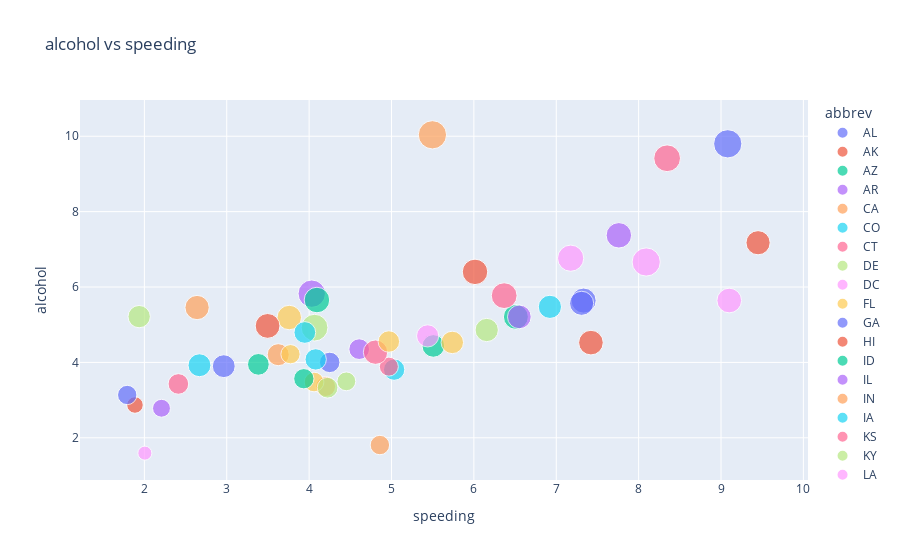

Notebook code cell kept with this figure:
### Markdown cell above
#alcohol vs Speeding
fig=px.scatter(df,x='speeding',y='alcohol',
               color="abbrev",
               size='total',
               title='alcohol vs speeding')
fig.show()

### Code cell
#alcohol vs Speeding
fig=px.scatter(df,x='speeding',y='alcohol',
               color="abbrev",
               size='total',
               title='alcohol vs speeding')
fig.show()

### Figure 1 — Plotly figure (JSON) as saved in the notebook; plotly's stock layout.template omitted (floating-point values rounded to 4 significant figures)
{"data": [{"hovertemplate": "abbrev=AL<br>speeding=%{x}<br>alcohol=%{y}<br>total=%{marker.size}<extra></extra>", "legendgroup": "AL", "marker": {"color": "#636efa", "size": [18.8], "sizemode": "area", "sizeref": 0.05975, "symbol": "circle"}, "mode": "markers", "name": "AL", "orientation": "v", "showlegend": true, "type": "scatter", "x": [7.332], "xaxis": "x", "y": [5.64], "yaxis": "y"}, {"hovertemplate": "abbrev=AK<br>speeding=%{x}<br>alcohol=%{y}<br>total=%{marker.size}<extra></extra>", "legendgroup": "AK", "marker": {"color": "#EF553B", "size": [18.1], "sizemode": "area", "sizeref": 0.05975, "symbol": "circle"}, "mode": "markers", "name": "AK", "orientation": "v", "showlegend": true, "type": "scatter", "x": [7.421], "xaxis": "x", "y": [4.525], "yaxis": "y"}, {"hovertemplate": "abbrev=AZ<br>speeding=%{x}<br>alcohol=%{y}<br>total=%{marker.size}<extra></extra>", "legendgroup": "AZ", "marker": {"color": "#00cc96", "size": [18.6], "sizemode": "area", "sizeref": 0.05975, "symbol": "circle"}, "mode": "markers", "name": "AZ", "orientation": "v", "showlegend": true, "type": "scatter", "x": [6.51], "xaxis": "x", "y": [5.208], "yaxis": "y"}, {"hovertemplate": "abbrev=AR<br>speeding=%{x}<br>alcohol=%{y}<br>total=%{marker.size}<extra></extra>", "legendgroup": "AR", "marker": {"color": "#ab63fa", "size": [22.4], "sizemode": "area", "sizeref": 0.05975, "symbol": "circle"}, "mode": "markers", "name": "AR", "orientation": "v", "showlegend": true, "type": "scatter", "x": [4.032], "xaxis": "x", "y": [5.824], "yaxis": "y"}, {"hovertemplate": "abbrev=CA<br>speeding=%{x}<br>alcohol=%{y}<br>total=%{marker.size}<extra></extra>", "legendgroup": "CA", "marker": {"color": "#FFA15A", "size": [12], "sizemode": "area", "sizeref": 0.05975, "symbol": "circle"}, "mode": "markers", "name": "CA", "orientation": "v", "showlegend": true, "type": "scatter", "x": [4.2], "xaxis": "x", "y": [3.36], "yaxis": "y"}, {"hovertemplate": "abbrev=CO<br>speeding=%{x}<br>alcohol=%{y}<br>total=%{marker.size}<extra></extra>", "legendgroup": "CO", "marker": {"color": "#19d3f3", "size": [13.6], "sizemode": "area", "sizeref": 0.05975, "symbol": "circle"}, "mode": "markers", "name": "CO", "orientation": "v", "showlegend": true, "type": "scatter", "x": [5.032], "xaxis": "x", "y": [3.808], "yaxis": "y"}, {"hovertemplate": "abbrev=CT<br>speeding=%{x}<br>alcohol=%{y}<br>total=%{marker.size}<extra></extra>", "legendgroup": "CT", "marker": {"color": "#FF6692", "size": [10.8], "sizemode": "area", "sizeref": 0.05975, "symbol": "circle"}, "mode": "markers", "name": "CT", "orientation": "v", "showlegend": true, "type": "scatter", "x": [4.968], "xaxis": "x", "y": [3.888], "yaxis": "y"}, {"hovertemplate": "abbrev=DE<br>speeding=%{x}<br>alcohol=%{y}<br>total=%{marker.size}<extra></extra>", "legendgroup": "DE", "marker": {"color": "#B6E880", "size": [16.2], "sizemode": "area", "sizeref": 0.05975, "symbol": "circle"}, "mode": "markers", "name": "DE", "orientation": "v", "showlegend": true, "type": "scatter", "x": [6.156], "xaxis": "x", "y": [4.86], "yaxis": "y"}, {"hovertemplate": "abbrev=DC<br>speeding=%{x}<br>alcohol=%{y}<br>total=%{marker.size}<extra></extra>", "legendgroup": "DC", "marker": {"color": "#FF97FF", "size": [5.9], "sizemode": "area", "sizeref": 0.05975, "symbol": "circle"}, "mode": "markers", "name": "DC", "orientation": "v", "showlegend": true, "type": "scatter", "x": [2.006], "xaxis": "x", "y": [1.593], "yaxis": "y"}, {"hovertemplate": "abbrev=FL<br>speeding=%{x}<br>alcohol=%{y}<br>total=%{marker.size}<extra></extra>", "legendgroup": "FL", "marker": {"color": "#FECB52", "size": [17.9], "sizemode": "area", "sizeref": 0.05975, "symbol": "circle"}, "mode": "markers", "name": "FL", "orientation": "v", "showlegend": true, "type": "scatter", "x": [3.759], "xaxis": "x", "y": [5.191], "yaxis": "y"}, {"hovertemplate": "abbrev=GA<br>speeding=%{x}<br>alcohol=%{y}<br>total=%{marker.size}<extra></extra>", "legendgroup": "GA", "marker": {"color": "#636efa", "size": [15.6], "sizemode": "area", "sizeref": 0.05975, "symbol": "circle"}, "mode": "markers", "name": "GA", "orientation": "v", "showlegend": true, "type": "scatter", "x": [2.964], "xaxis": "x", "y": [3.9], "yaxis": "y"}, {"hovertemplate": "abbrev=HI<br>speeding=%{x}<br>alcohol=%{y}<br>total=%{marker.size}<extra></extra>", "legendgroup": "HI", "marker": {"color": "#EF553B", "size": [17.5], "sizemode": "area", "sizeref": 0.05975, "symbol": "circle"}, "mode": "markers", "name": "HI", "orientation": "v", "showlegend": true, "type": "scatter", "x": [9.45], "xaxis": "x", "y": [7.175], "yaxis": "y"}, {"hovertemplate": "abbrev=ID<br>speeding=%{x}<br>alcohol=%{y}<br>total=%{marker.size}<extra></extra>", "legendgroup": "ID", "marker": {"color": "#00cc96", "size": [15.3], "sizemode": "area", "sizeref": 0.05975, "symbol": "circle"}, "mode": "markers", "name": "ID", "orientation": "v", "showlegend": true, "type": "scatter", "x": [5.508], "xaxis": "x", "y": [4.437], "yaxis": "y"}, {"hovertemplate": "abbrev=IL<br>speeding=%{x}<br>alcohol=%{y}<br>total=%{marker.size}<extra></extra>", "legendgroup": "IL", "marker": {"color": "#ab63fa", "size": [12.8], "sizemode": "area", "sizeref": 0.05975, "symbol": "circle"}, "mode": "markers", "name": "IL", "orientation": "v", "showlegend": true, "type": "scatter", "x": [4.608], "xaxis": "x", "y": [4.352], "yaxis": "y"}, {"hovertemplate": "abbrev=IN<br>speeding=%{x}<br>alcohol=%{y}<br>total=%{marker.size}<extra></extra>", "legendgroup": "IN", "marker": {"color": "#FFA15A", "size": [14.5], "sizemode": "area", "sizeref": 0.05975, "symbol": "circle"}, "mode": "markers", "name": "IN", "orientation": "v", "showlegend": true, "type": "scatter", "x": [3.625], "xaxis": "x", "y": [4.205], "yaxis": "y"}, {"hovertemplate": "abbrev=IA<br>speeding=%{x}<br>alcohol=%{y}<br>total=%{marker.size}<extra></extra>", "legendgroup": "IA", "marker": {"color": "#19d3f3", "size": [15.7], "sizemode": "area", "sizeref": 0.05975, "symbol": "circle"}, "mode": "markers", "name": "IA", "orientation": "v", "showlegend": true, "type": "scatter", "x": [2.669], "xaxis": "x", "y": [3.925], "yaxis": "y"}, {"hovertemplate": "abbrev=KS<br>speeding=%{x}<br>alcohol=%{y}<br>total=%{marker.size}<extra></extra>", "legendgroup": "KS", "marker": {"color": "#FF6692", "size": [17.8], "sizemode": "area", "sizeref": 0.05975, "symbol": "circle"}, "mode": "markers", "name": "KS", "orientation": "v", "showlegend": true, "type": "scatter", "x": [4.806], "xaxis": "x", "y": [4.272], "yaxis": "y"}, {"hovertemplate": "abbrev=KY<br>speeding=%{x}<br>alcohol=%{y}<br>total=%{marker.size}<extra></extra>", "legendgroup": "KY", "marker": {"color": "#B6E880", "size": [21.4], "sizemode": "area", "sizeref": 0.05975, "symbol": "circle"}, "mode": "markers", "name": "KY", "orientation": "v", "showlegend": true, "type": "scatter", "x": [4.066], "xaxis": "x", "y": [4.922], "yaxis": "y"}, {"hovertemplate": "abbrev=LA<br>speeding=%{x}<br>alcohol=%{y}<br>total=%{marker.size}<extra></extra>", "legendgroup": "LA", "marker": {"color": "#FF97FF", "size": [20.5], "sizemode": "area", "sizeref": 0.05975, "symbol": "circle"}, "mode": "markers", "name": "LA", "orientation": "v", "showlegend": true, "type": "scatter", "x": [7.175], "xaxis": "x", "y": [6.765], "yaxis": "y"}, {"hovertemplate": "abbrev=ME<br>speeding=%{x}<br>alcohol=%{y}<br>total=%{marker.size}<extra></extra>", "legendgroup": "ME", "marker": {"color": "#FECB52", "size": [15.1], "sizemode": "area", "sizeref": 0.05975, "symbol": "circle"}, "mode": "markers", "name": "ME", "orientation": "v", "showlegend": true, "type": "scatter", "x": [5.738], "xaxis": "x", "y": [4.53], "yaxis": "y"}, {"hovertemplate": "abbrev=MD<br>speeding=%{x}<br>alcohol=%{y}<br>total=%{marker.size}<extra></extra>", "legendgroup": "MD", "marker": {"color": "#636efa", "size": [12.5], "sizemode": "area", "sizeref": 0.05975, "symbol": "circle"}, "mode": "markers", "name": "MD", "orientation": "v", "showlegend": true, "type": "scatter", "x": [4.25], "xaxis": "x", "y": [4], "yaxis": "y"}, {"hovertemplate": "abbrev=MA<br>speeding=%{x}<br>alcohol=%{y}<br>total=%{marker.size}<extra></extra>", "legendgroup": "MA", "marker": {"color": "#EF553B", "size": [8.2], "sizemode": "area", "sizeref": 0.05975, "symbol": "circle"}, "mode": "markers", "name": "MA", "orientation": "v", "showlegend": true, "type": "scatter", "x": [1.886], "xaxis": "x", "y": [2.87], "yaxis": "y"}, {"hovertemplate": "abbrev=MI<br>speeding=%{x}<br>alcohol=%{y}<br>total=%{marker.size}<extra></extra>", "legendgroup": "MI", "marker": {"color": "#00cc96", "size": [14.1], "sizemode": "area", "sizeref": 0.05975, "symbol": "circle"}, "mode": "markers", "name": "MI", "orientation": "v", "showlegend": true, "type": "scatter", "x": [3.384], "xaxis": "x", "y": [3.948], "yaxis": "y"}, {"hovertemplate": "abbrev=MN<br>speeding=%{x}<br>alcohol=%{y}<br>total=%{marker.size}<extra></extra>", "legendgroup": "MN", "marker": {"color": "#ab63fa", "size": [9.6], "sizemode": "area", "sizeref": 0.05975, "symbol": "circle"}, "mode": "markers", "name": "MN", "orientation": "v", "showlegend": true, "type": "scatter", "x": [2.208], "xaxis": "x", "y": [2.784], "yaxis": "y"}, {"hovertemplate": "abbrev=MS<br>speeding=%{x}<br>alcohol=%{y}<br>total=%{marker.size}<extra></extra>", "legendgroup": "MS", "marker": {"color": "#FFA15A", "size": [17.6], "sizemode": "area", "sizeref": 0.05975, "symbol": "circle"}, "mode": "markers", "name": "MS", "orientation": "v", "showlegend": true, "type": "scatter", "x": [2.64], "xaxis": "x", "y": [5.456], "yaxis": "y"}, {"hovertemplate": "abbrev=MO<br>speeding=%{x}<br>alcohol=%{y}<br>total=%{marker.size}<extra></extra>", "legendgroup": "MO", "marker": {"color": "#19d3f3", "size": [16.1], "sizemode": "area", "sizeref": 0.05975, "symbol": "circle"}, "mode": "markers", "name": "MO", "orientation": "v", "showlegend": true, "type": "scatter", "x": [6.923], "xaxis": "x", "y": [5.474], "yaxis": "y"}, {"hovertemplate": "abbrev=MT<br>speeding=%{x}<br>alcohol=%{y}<br>total=%{marker.size}<extra></extra>", "legendgroup": "MT", "marker": {"color": "#FF6692", "size": [21.4], "sizemode": "area", "sizeref": 0.05975, "symbol": "circle"}, "mode": "markers", "name": "MT", "orientation": "v", "showlegend": true, "type": "scatter", "x": [8.346], "xaxis": "x", "y": [9.416], "yaxis": "y"}, {"hovertemplate": "abbrev=NE<br>speeding=%{x}<br>alcohol=%{y}<br>total=%{marker.size}<extra></extra>", "legendgroup": "NE", "marker": {"color": "#B6E880", "size": [14.9], "sizemode": "area", "sizeref": 0.05975, "symbol": "circle"}, "mode": "markers", "name": "NE", "orientation": "v", "showlegend": true, "type": "scatter", "x": [1.937], "xaxis": "x", "y": [5.215], "yaxis": "y"}, {"hovertemplate": "abbrev=NV<br>speeding=%{x}<br>alcohol=%{y}<br>total=%{marker.size}<extra></extra>", "legendgroup": "NV", "marker": {"color": "#FF97FF", "size": [14.7], "sizemode": "area", "sizeref": 0.05975, "symbol": "circle"}, "mode": "markers", "name": "NV", "orientation": "v", "showlegend": true, "type": "scatter", "x": [5.439], "xaxis": "x", "y": [4.704], "yaxis": "y"}, {"hovertemplate": "abbrev=NH<br>speeding=%{x}<br>alcohol=%{y}<br>total=%{marker.size}<extra></extra>", "legendgroup": "NH", "marker": {"color": "#FECB52", "size": [11.6], "sizemode": "area", "sizeref": 0.05975, "symbol": "circle"}, "mode": "markers", "name": "NH", "orientation": "v", "showlegend": true, "type": "scatter", "x": [4.06], "xaxis": "x", "y": [3.48], "yaxis": "y"}, {"hovertemplate": "abbrev=NJ<br>speeding=%{x}<br>alcohol=%{y}<br>total=%{marker.size}<extra></extra>", "legendgroup": "NJ", "marker": {"color": "#636efa", "size": [11.2], "sizemode": "area", "sizeref": 0.05975, "symbol": "circle"}, "mode": "markers", "name": "NJ", "orientation": "v", "showlegend": true, "type": "scatter", "x": [1.792], "xaxis": "x", "y": [3.136], "yaxis": "y"}, {"hovertemplate": "abbrev=NM<br>speeding=%{x}<br>alcohol=%{y}<br>total=%{marker.size}<extra></extra>", "legendgroup": "NM", "marker": {"color": "#EF553B", "size": [18.4], "sizemode": "area", "sizeref": 0.05975, "symbol": "circle"}, "mode": "markers", "name": "NM", "orientation": "v", "showlegend": true, "type": "scatter", "x": [3.496], "xaxis": "x", "y": [4.968], "yaxis": "y"}, {"hovertemplate": "abbrev=NY<br>speeding=%{x}<br>alcohol=%{y}<br>total=%{marker.size}<extra></extra>", "legendgroup": "NY", "marker": {"color": "#00cc96", "size": [12.3], "sizemode": "area", "sizeref": 0.05975, "symbol": "circle"}, "mode": "markers", "name": "NY", "orientation": "v", "showlegend": true, "type": "scatter", "x": [3.936], "xaxis": "x", "y": [3.567], "yaxis": "y"}, {"hovertemplate": "abbrev=NC<br>speeding=%{x}<br>alcohol=%{y}<br>total=%{marker.size}<extra></extra>", "legendgroup": "NC", "marker": {"color": "#ab63fa", "size": [16.8], "sizemode": "area", "sizeref": 0.05975, "symbol": "circle"}, "mode": "markers", "name": "NC", "orientation": "v", "showlegend": true, "type": "scatter", "x": [6.552], "xaxis": "x", "y": [5.208], "yaxis": "y"}, {"hovertemplate": "abbrev=ND<br>speeding=%{x}<br>alcohol=%{y}<br>total=%{marker.size}<extra></extra>", "legendgroup": "ND", "marker": {"color": "#FFA15A", "size": [23.9], "sizemode": "area", "sizeref": 0.05975, "symbol": "circle"}, "mode": "markers", "name": "ND", "orientation": "v", "showlegend": true, "type": "scatter", "x": [5.497], "xaxis": "x", "y": [10.04], "yaxis": "y"}, {"hovertemplate": "abbrev=OH<br>speeding=%{x}<br>alcohol=%{y}<br>total=%{marker.size}<extra></extra>", "legendgroup": "OH", "marker": {"color": "#19d3f3", "size": [14.1], "sizemode": "area", "sizeref": 0.05975, "symbol": "circle"}, "mode": "markers", "name": "OH", "orientation": "v", "showlegend": true, "type": "scatter", "x": [3.948], "xaxis": "x", "y": [4.794], "yaxis": "y"}, {"hovertemplate": "abbrev=OK<br>speeding=%{x}<br>alcohol=%{y}<br>total=%{marker.size}<extra></extra>", "legendgroup": "OK", "marker": {"color": "#FF6692", "size": [19.9], "sizemode": "area", "sizeref": 0.05975, "symbol": "circle"}, "mode": "markers", "name": "OK", "orientation": "v", "showlegend": true, "type": "scatter", "x": [6.368], "xaxis": "x", "y": [5.771], "yaxis": "y"}, {"hovertemplate": "abbrev=OR<br>speeding=%{x}<br>alcohol=%{y}<br>total=%{marker.size}<extra></extra>", "legendgroup": "OR", "marker": {"color": "#B6E880", "size": [12.8], "sizemode": "area", "sizeref": 0.05975, "symbol": "circle"}, "mode": "markers", "name": "OR", "orientation": "v", "showlegend": true, "type": "scatter", "x": [4.224], "xaxis": "x", "y": [3.328], "yaxis": "y"}, {"hovertemplate": "abbrev=PA<br>speeding=%{x}<br>alcohol=%{y}<br>total=%{marker.size}<extra></extra>", "legendgroup": "PA", "marker": {"color": "#FF97FF", "size": [18.2], "sizemode": "area", "sizeref": 0.05975, "symbol": "circle"}, "mode": "markers", "name": "PA", "orientation": "v", "showlegend": true, "type": "scatter", "x": [9.1], "xaxis": "x", "y": [5.642], "yaxis": "y"}, {"hovertemplate": "abbrev=RI<br>speeding=%{x}<br>alcohol=%{y}<br>total=%{marker.size}<extra></extra>", "legendgroup": "RI", "marker": {"color": "#FECB52", "size": [11.1], "sizemode": "area", "sizeref": 0.05975, "symbol": "circle"}, "mode": "markers", "name": "RI", "orientation": "v", "showlegend": true, "type": "scatter", "x": [3.774], "xaxis": "x", "y": [4.218], "yaxis": "y"}, {"hovertemplate": "abbrev=SC<br>speeding=%{x}<br>alcohol=%{y}<br>total=%{marker.size}<extra></extra>", "legendgroup": "SC", "marker": {"color": "#636efa", "size": [23.9], "sizemode": "area", "sizeref": 0.05975, "symbol": "circle"}, "mode": "markers", "name": "SC", "orientation": "v", "showlegend": true, "type": "scatter", "x": [9.082], "xaxis": "x", "y": [9.799], "yaxis": "y"}, {"hovertemplate": "abbrev=SD<br>speeding=%{x}<br>alcohol=%{y}<br>total=%{marker.size}<extra></extra>", "legendgroup": "SD", "marker": {"color": "#EF553B", "size": [19.4], "sizemode": "area", "sizeref": 0.05975, "symbol": "circle"}, "mode": "markers", "name": "SD", "orientation": "v", "showlegend": true, "type": "scatter", "x": [6.014], "xaxis": "x", "y": [6.402], "yaxis": "y"}, {"hovertemplate": "abbrev=TN<br>speeding=%{x}<br>alcohol=%{y}<br>total=%{marker.size}<extra></extra>", "legendgroup": "TN", "marker": {"color": "#00cc96", "size": [19.5], "sizemode": "area", "sizeref": 0.05975, "symbol": "circle"}, "mode": "markers", "name": "TN", "orientation": "v", "showlegend": true, "type": "scatter", "x": [4.095], "xaxis": "x", "y": [5.655], "yaxis": "y"}, {"hovertemplate": "abbrev=TX<br>speeding=%{x}<br>alcohol=%{y}<br>total=%{marker.size}<extra></extra>", "legendgroup": "TX", "marker": {"color": "#ab63fa", "size": [19.4], "sizemode": "area", "sizeref": 0.05975, "symbol": "circle"}, "mode": "markers", "name": "TX", "orientation": "v", "showlegend": true, "type": "scatter", "x": [7.76], "xaxis": "x", "y": [7.372], "yaxis": "y"}, {"hovertemplate": "abbrev=UT<br>speeding=%{x}<br>alcohol=%{y}<br>total=%{marker.size}<extra></extra>", "legendgroup": "UT", "marker": {"color": "#FFA15A", "size": [11.3], "sizemode": "area", "sizeref": 0.05975, "symbol": "circle"}, "mode": "markers", "name": "UT", "orientation": "v", "showlegend": true, "type": "scatter", "x": [4.859], "xaxis": "x", "y": [1.808], "yaxis": "y"}, {"hovertemplate": "abbrev=VT<br>speeding=%{x}<br>alcohol=%{y}<br>total=%{marker.size}<extra></extra>", "legendgroup": "VT", "marker": {"color": "#19d3f3", "size": [13.6], "sizemode": "area", "sizeref": 0.05975, "symbol": "circle"}, "mode": "markers", "name": "VT", "orientation": "v", "showlegend": true, "type": "scatter", "x": [4.08], "xaxis": "x", "y": [4.08], "yaxis": "y"}, {"hovertemplate": "abbrev=VA<br>speeding=%{x}<br>alcohol=%{y}<br>total=%{marker.size}<extra></extra>", "legendgroup": "VA", "marker": {"color": "#FF6692", "size": [12.7], "sizemode": "area", "sizeref": 0.05975, "symbol": "circle"}, "mode": "markers", "name": "VA", "orientation": "v", "showlegend": true, "type": "scatter", "x": [2.413], "xaxis": "x", "y": [3.429], "yaxis": "y"}, {"hovertemplate": "abbrev=WA<br>speeding=%{x}<br>alcohol=%{y}<br>total=%{marker.size}<extra></extra>", "legendgroup": "WA", "marker": {"color": "#B6E880", "size": [10.6], "sizemode": "area", "sizeref": 0.05975, "symbol": "circle"}, "mode": "markers", "name": "WA", "orientation": "v", "showlegend": true, "type": "scatter", "x": [4.452], "xaxis": "x", "y": [3.498], "yaxis": "y"}, {"hovertemplate": "abbrev=WV<br>speeding=%{x}<br>alcohol=%{y}<br>total=%{marker.size}<extra></extra>", "legendgroup": "WV", "marker": {"color": "#FF97FF", "size": [23.8], "sizemode": "area", "sizeref": 0.05975, "symbol": "circle"}, "mode": "markers", "name": "WV", "orientation": "v", "showlegend": true, "type": "scatter", "x": [8.092], "xaxis": "x", "y": [6.664], "yaxis": "y"}, {"hovertemplate": "abbrev=WI<br>speeding=%{x}<br>alcohol=%{y}<br>total=%{marker.size}<extra></extra>", "legendgroup": "WI", "marker": {"color": "#FECB52", "size": [13.8], "sizemode": "area", "sizeref": 0.05975, "symbol": "circle"}, "mode": "markers", "name": "WI", "orientation": "v", "showlegend": true, "type": "scatter", "x": [4.968], "xaxis": "x", "y": [4.554], "yaxis": "y"}, {"hovertemplate": "abbrev=WY<br>speeding=%{x}<br>alcohol=%{y}<br>total=%{marker.size}<extra></extra>", "legendgroup": "WY", "marker": {"color": "#636efa", "size": [17.4], "sizemode": "area", "sizeref": 0.05975, "symbol": "circle"}, "mode": "markers", "name": "WY", "orientation": "v", "showlegend": true, "type": "scatter", "x": [7.308], "xaxis": "x", "y": [5.568], "yaxis": "y"}], "layout": {"legend": {"itemsizing": "constant", "title": {"text": "abbrev"}, "tracegroupgap": 0}, "title": {"text": "alcohol vs speeding"}, "xaxis": {"anchor": "y", "domain": [0, 1], "title": {"text": "speeding"}}, "yaxis": {"anchor": "x", "domain": [0, 1], "title": {"text": "alcohol"}}}}
